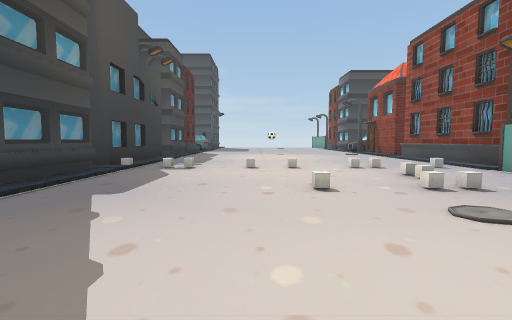
View 1 (above)

24 first-person views from a walk through a 3-D level made in the Unity game engine. The camera is 1.3 m above the floor, tilts 4° down and sees 85° across. The floor is counted in squares, 2 m on a side. Each view is taken from the middle of a square. On the plan, view 1 faces up. The plan holds only what a view shows up to about 9 squares ahead; the rest is blank. The place goes on beyond the plan. The player is left out. Some surface patterns are stand-ins.

View 2
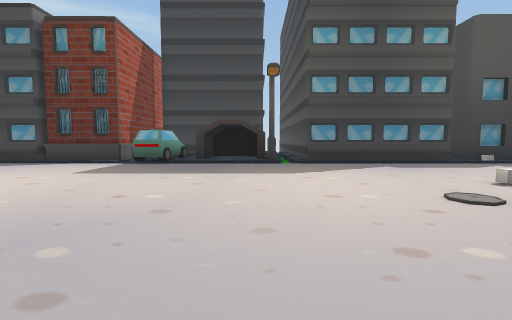

View 3
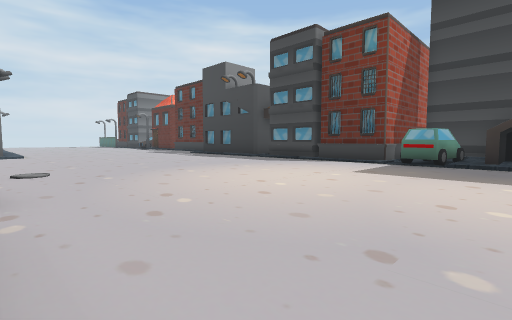

View 4
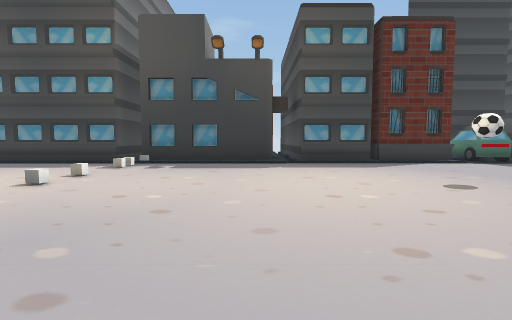

View 5
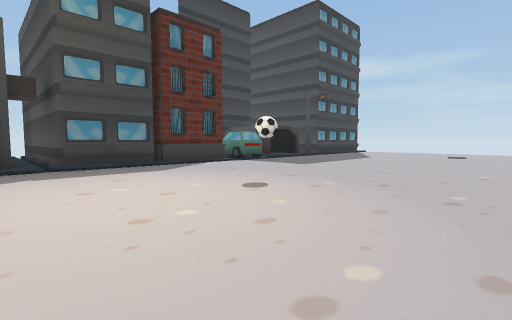

View 6
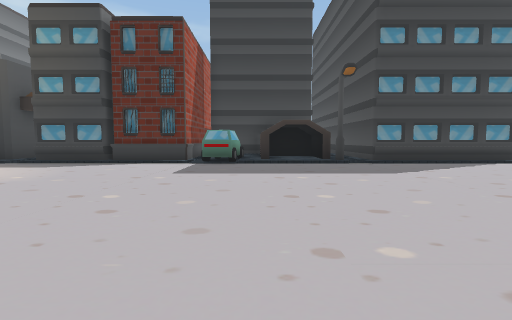

View 7
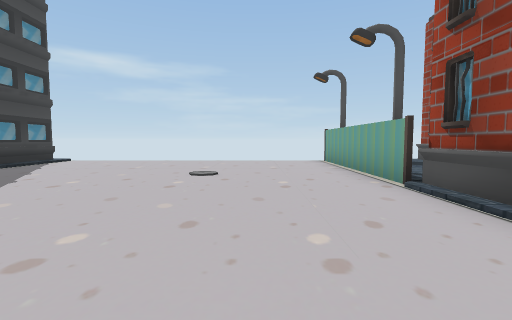

View 8
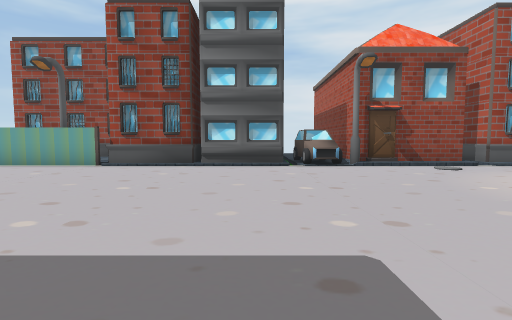

View 9
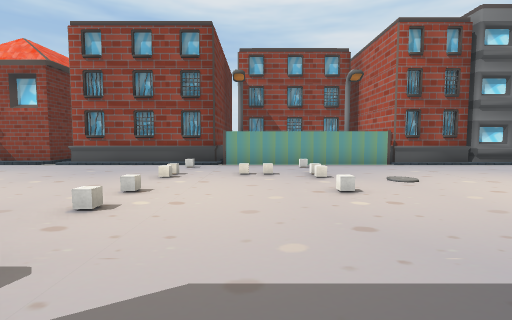

View 10
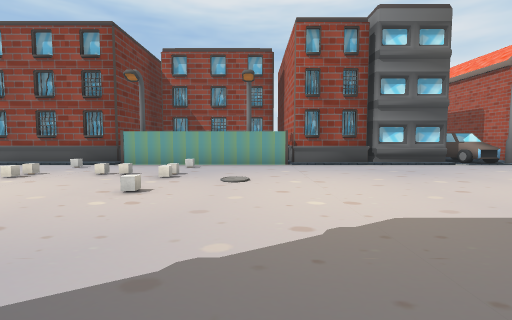

View 11
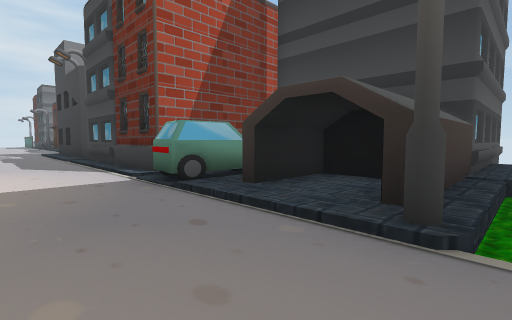

View 12
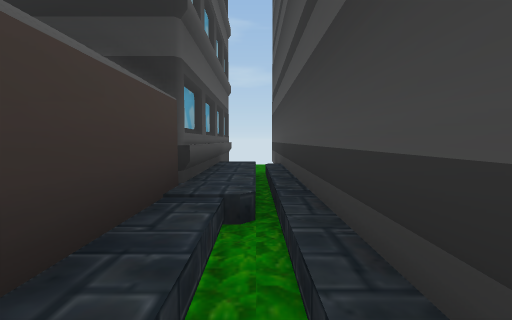

View 13
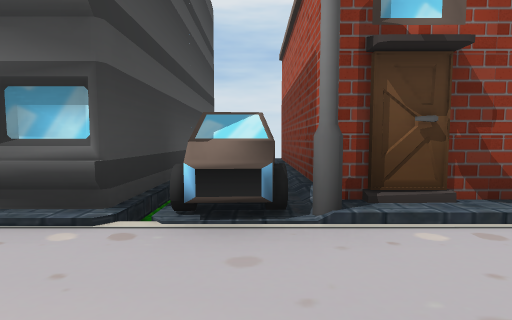

View 14
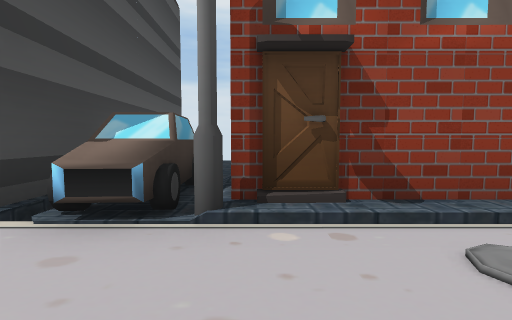

View 15
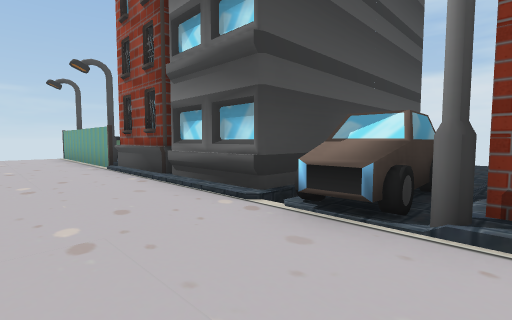

View 16
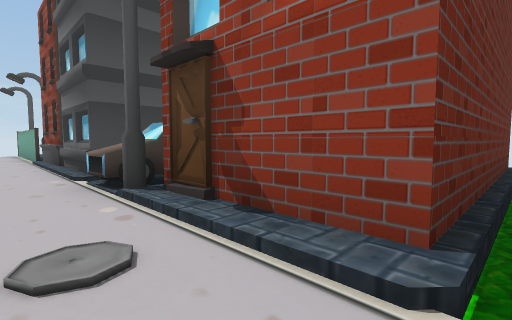

View 17
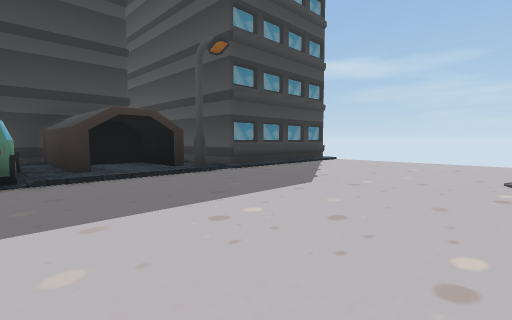

View 18
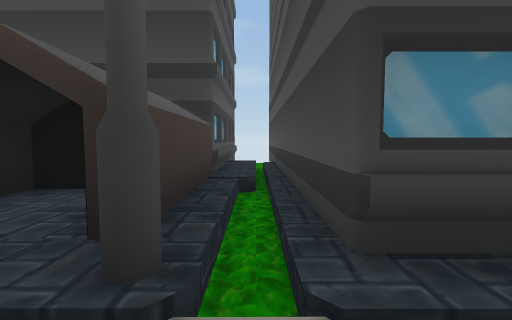

View 19
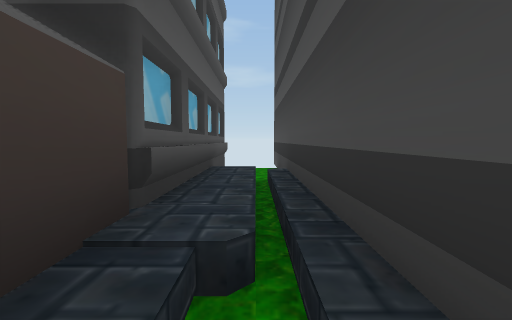

View 20
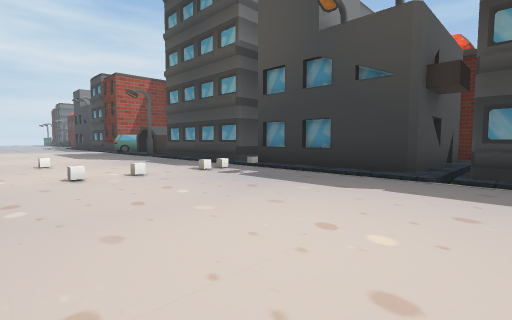

View 21
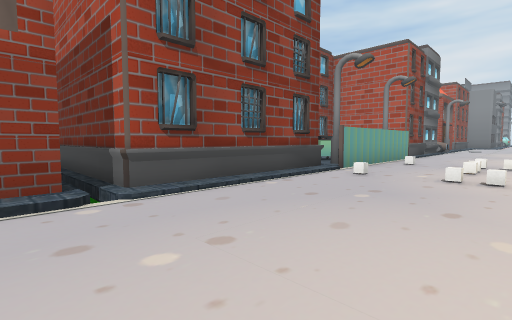

View 22
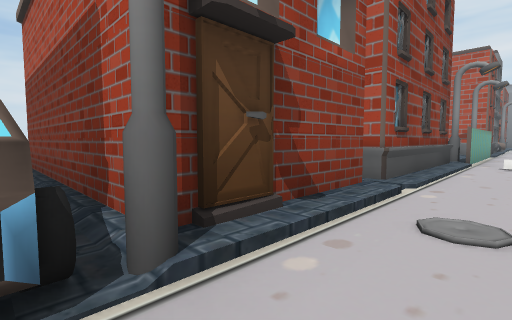

View 23
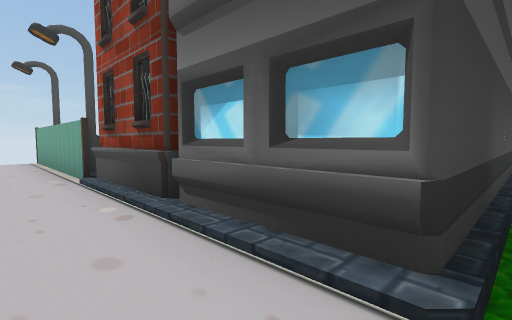

View 24
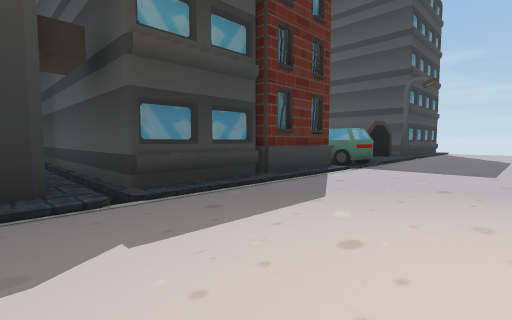

### Floor plan
Key: @ floor where view 1 was taken; # wall or solid block; x gap in a wall; . main floor; : floor 0.25 m higher than the main floor; - floor 0.25 m lower than the main floor; / step, stairs or slope; ^ raised ledge; B ball.
Columns run from 12 left of view 1 to 11 right of it. Each row starts with its distance up from view 1.
 26         #        x
 25         #/........#
 24         #/........#
 23         #/........#
 22 #########/........#
 21  --///////......./#
 20  ########/......./#
 19       #::/......./#
 18      ####/......./#
 17         ##......./#####
 16         #/......./--///
 15         #/.......^##....
 14         #/......./######
 13         #/...B.../##
 12    ######/......./######
 11     -/////......./-----#
 10     #####/......./######
  9         #/......./#
  8         #/......./#
  7         #//....../#
  6         #/......./#
  5         #/.......##
  4         #/.......#
  3         #/.......#
  2 #########/.......#
  1  --///////.......##
  0  ########/..@..../#
 -1       #::/......./#
 -2       ###/......./#
 -3         ##......./####
 -4         #/......./--///
 -5         #/.......^##....
 -6         #/........######
 -7         #/........#
 -8         #/........#

Where each view was taken, in squares from view 1:
view 1: 0 up, 0 right, facing up
view 2: 0 up, 5 right, facing left
view 3: 1 down, 5 right, facing down-left
view 4: 10 up, 5 right, facing left
view 5: 10 up, 4 right, facing up-left
view 6: 18 up, 5 right, facing left
view 7: 17 up, 3 right, facing up
view 8: 17 up, 2 left, facing right
view 9: 5 up, 3 left, facing right
view 10: 2 up, 3 left, facing right
view 11: 1 up, 1 left, facing down-left
view 12: 1 up, 4 left, facing left
view 13: 5 down, 3 right, facing right
view 14: 6 down, 3 right, facing right
view 15: 14 up, 3 right, facing up-right
view 16: 11 up, 4 right, facing up-right
view 17: 17 up, 2 right, facing up-left
view 18: 21 up, 2 left, facing left
view 19: 21 up, 5 left, facing left
view 20: 12 up, 2 right, facing down-left
view 21: 12 up, 2 right, facing down-right
view 22: 15 up, 4 right, facing down-right
view 23: 16 up, 4 right, facing up-right
view 24: 10 up, 0 right, facing up-left
